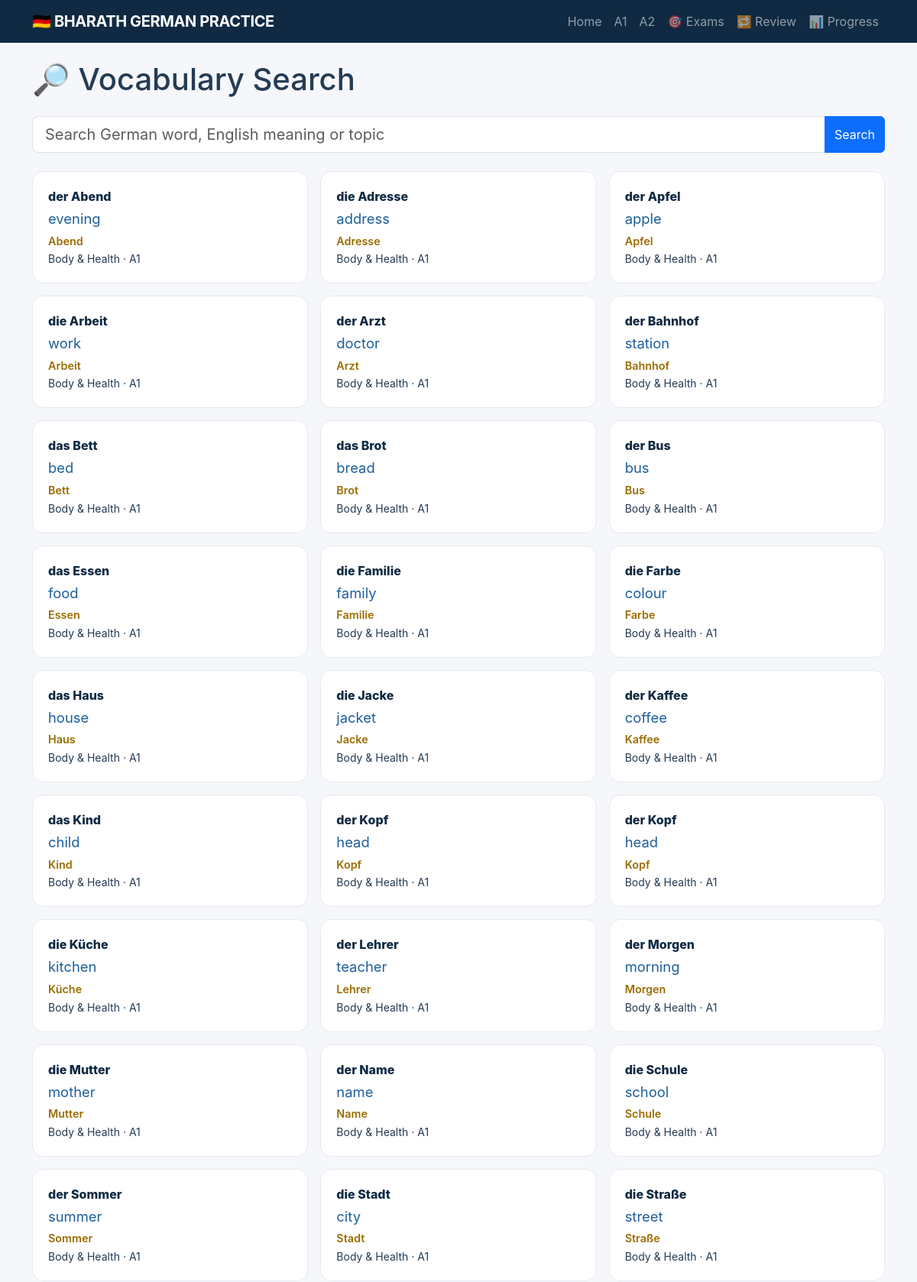
Screenshot of /search (upper part) with the database file from the repository.
### tables this page shows
CREATE TABLE words (
 id INTEGER PRIMARY KEY, german TEXT NOT NULL, english TEXT NOT NULL, article TEXT,
 pronunciation TEXT, plural TEXT, level TEXT NOT NULL, topic_id INTEGER NOT NULL,
 example_de TEXT, example_en TEXT, cefr TEXT, example_german TEXT, example_english TEXT, FOREIGN KEY(topic_id) REFERENCES topics(id)
);

CREATE TABLE topics (
 id INTEGER PRIMARY KEY, level TEXT NOT NULL, kind TEXT NOT NULL, name TEXT NOT NULL,
 UNIQUE(level, kind, name)
);

### app.py (the view)
@app.route("/search")
def search():
    term = request.args.get("q", "").strip()
    like = f"%{term}%"
    results = rows("""SELECT w.*, t.name topic FROM words w JOIN topics t ON t.id=w.topic_id
        WHERE ?='' OR w.german LIKE ? OR w.english LIKE ? OR t.name LIKE ?
        ORDER BY w.level, t.name, w.german LIMIT 50""", (term, like, like, like))
    return render_template("search.html", results=results, q=term)

### app.py (called while the page is built)
def db():
    conn = sqlite3.connect(DB_PATH)
    conn.row_factory = sqlite3.Row
    conn.execute("PRAGMA foreign_keys = ON")
    return conn

def rows(sql, params=()):
    with db() as conn:
        return conn.execute(sql, params).fetchall()

@app.context_processor
def template_globals():
    return {"active": request.path}

### templates/search.html
{% extends "base.html" %}{% block content %}<h1>🔎 Vocabulary Search</h1><form class="input-group my-4"><input name="q" value="{{ q }}" class="form-control form-control-lg" placeholder="Search German word, English meaning or topic"><button class="btn btn-primary">Search</button></form><div class="row g-3">{% for word in results %}<div class="col-md-6 col-lg-4"><a class="word-card d-block" href="/word/{{ word.id }}"><div class="german">{{ word.article }} {{ word.german }}</div><div class="english">{{ word.english }}</div><div class="pronunciation">{{ word.pronunciation }}</div><small>{{ word.topic }} · {{ word.cefr or word.level }}</small></a></div>{% else %}<div class="empty-state">No vocabulary matches.</div>{% endfor %}</div>{% endblock %}

### static/css/style.css (style rules this page uses)
:root { --navy:#102a43;--blue:#1f5f9b;--yellow:#f5c542;--ink:#243b53;--muted:#627d98;--bg:#f5f7fa }
body { background:var(--bg);color:var(--ink);font-family:Inter,system-ui,-apple-system,Segoe UI,sans-serif }
.word-card { background:#fff;border:1px solid #e4e9ef;border-radius:.9rem;padding:1.25rem;color:var(--ink);text-decoration:none;display:block;height:100%;transition:.2s }
.german { font-weight:800;color:var(--navy) }
.english { font-size:1.15rem;color:var(--blue);margin:.25rem 0 }
.pronunciation { color:#9b6c00;font-weight:600;font-size:.9rem }

### rows the page displays
words: article "der", german "Abend", english "evening", pronunciation "Abend", topic "Body & Health", cefr "A1"
words: article "die", german "Adresse", english "address", pronunciation "Adresse", topic "Body & Health", cefr "A1"
words: article "der", german "Apfel", english "apple", pronunciation "Apfel", topic "Body & Health", cefr "A1"
words: article "die", german "Arbeit", english "work", pronunciation "Arbeit", topic "Body & Health", cefr "A1"
words: article "der", german "Arzt", english "doctor", pronunciation "Arzt", topic "Body & Health", cefr "A1"
words: article "der", german "Bahnhof", english "station", pronunciation "Bahnhof", topic "Body & Health", cefr "A1"
words: article "das", german "Bett", english "bed", pronunciation "Bett", topic "Body & Health", cefr "A1"
words: article "das", german "Brot", english "bread", pronunciation "Brot", topic "Body & Health", cefr "A1"
words: article "der", german "Bus", english "bus", pronunciation "Bus", topic "Body & Health", cefr "A1"
words: article "das", german "Essen", english "food", pronunciation "Essen", topic "Body & Health", cefr "A1"
words: article "die", german "Familie", english "family", pronunciation "Familie", topic "Body & Health", cefr "A1"
words: article "die", german "Farbe", english "colour", pronunciation "Farbe", topic "Body & Health", cefr "A1"
words: article "das", german "Haus", english "house", pronunciation "Haus", topic "Body & Health", cefr "A1"
words: article "die", german "Jacke", english "jacket", pronunciation "Jacke", topic "Body & Health", cefr "A1"
words: article "der", german "Kaffee", english "coffee", pronunciation "Kaffee", topic "Body & Health", cefr "A1"
words: article "das", german "Kind", english "child", pronunciation "Kind", topic "Body & Health", cefr "A1"
words: article "der", german "Kopf", english "head", pronunciation "Kopf", topic "Body & Health", cefr "A1"
words: article "der", german "Kopf", english "head", pronunciation "Kopf", topic "Body & Health", cefr "A1"
words: article "die", german "Küche", english "kitchen", pronunciation "Küche", topic "Body & Health", cefr "A1"
words: article "der", german "Lehrer", english "teacher", pronunciation "Lehrer", topic "Body & Health", cefr "A1"
words: article "der", german "Morgen", english "morning", pronunciation "Morgen", topic "Body & Health", cefr "A1"
words: article "die", german "Mutter", english "mother", pronunciation "Mutter", topic "Body & Health", cefr "A1"
words: article "der", german "Name", english "name", pronunciation "Name", topic "Body & Health", cefr "A1"
words: article "die", german "Schule", english "school", pronunciation "Schule", topic "Body & Health", cefr "A1"
words: article "der", german "Sommer", english "summer", pronunciation "Sommer", topic "Body & Health", cefr "A1"
words: article "die", german "Stadt", english "city", pronunciation "Stadt", topic "Body & Health", cefr "A1"
words: article "die", german "Straße", english "street", pronunciation "Straße", topic "Body & Health", cefr "A1"
